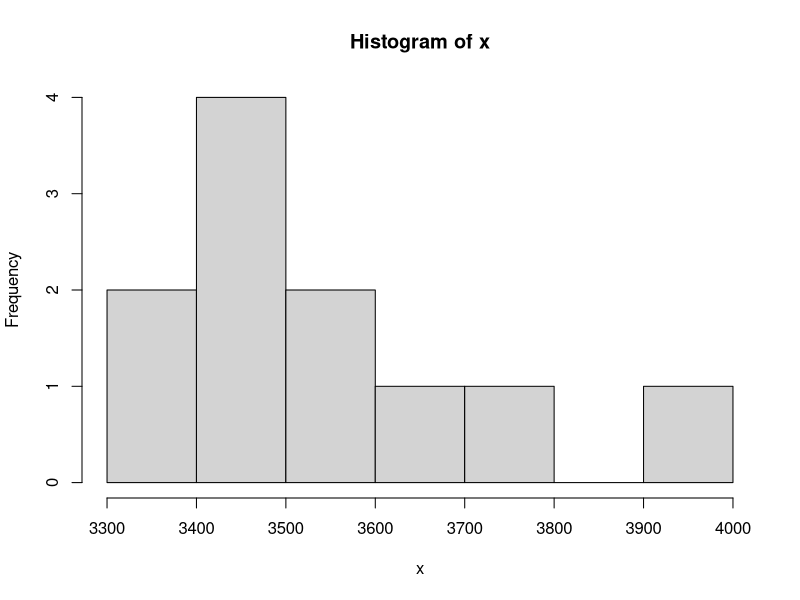
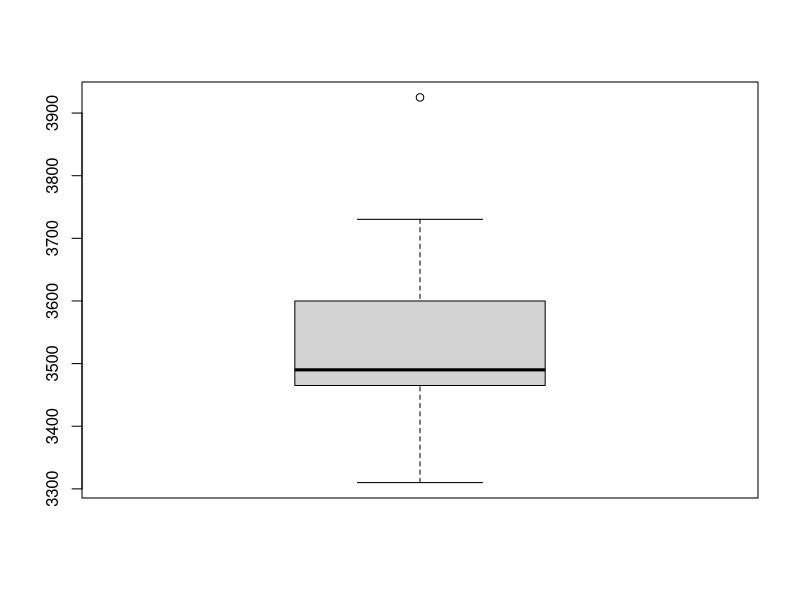
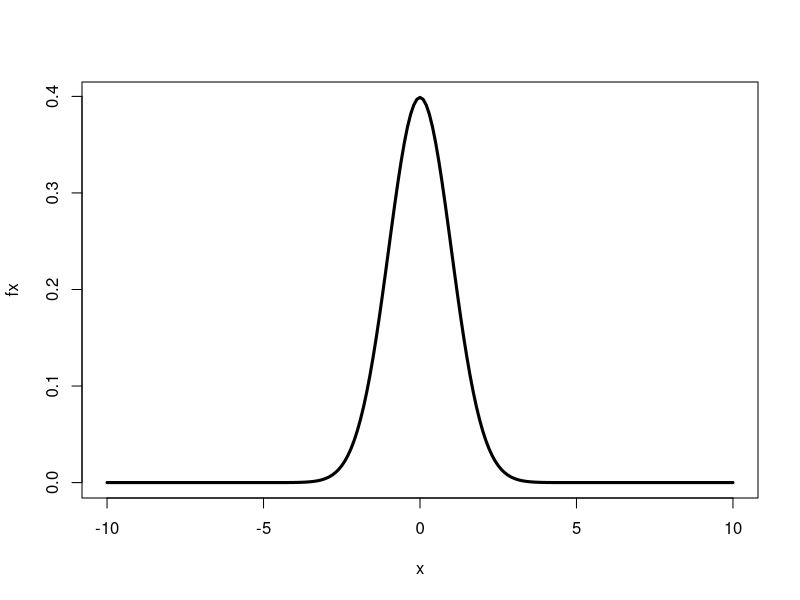
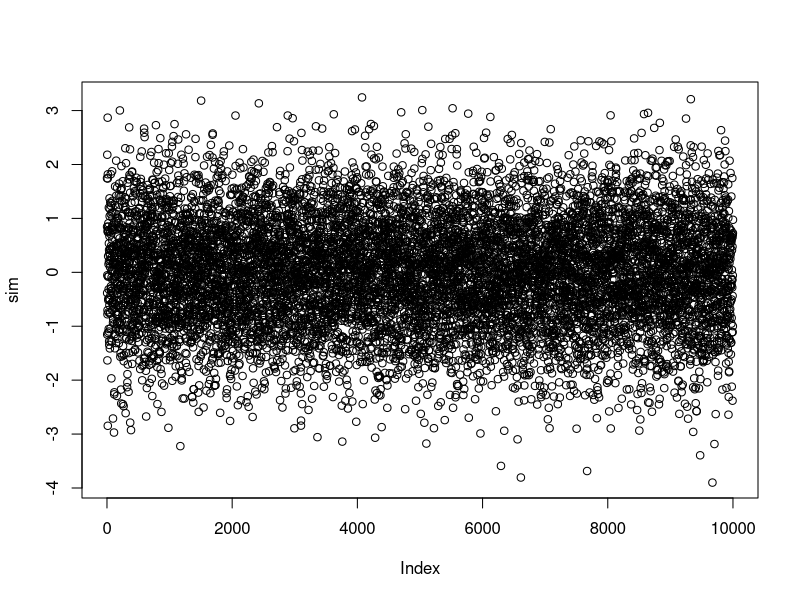
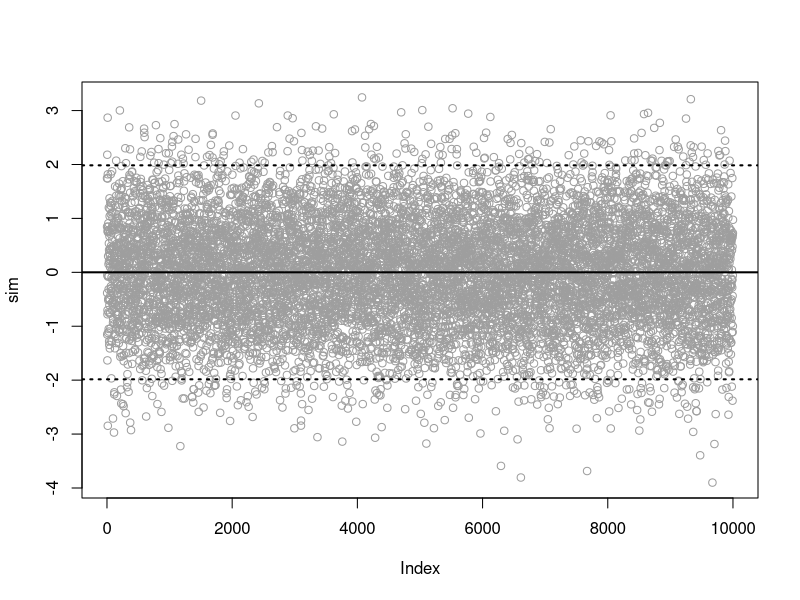
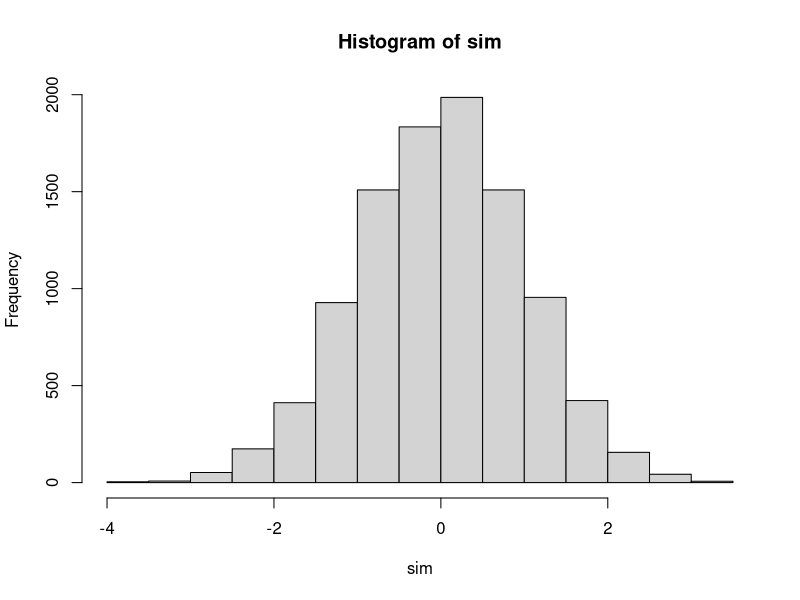
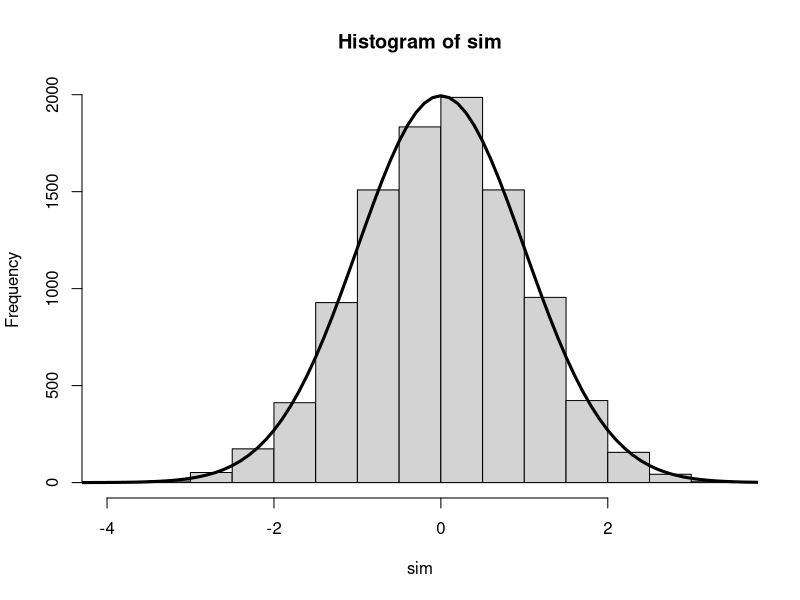

Reproduce these figures in R, in order.
##################
# Some R functions
##################

# some measures of location and dispertion

x = c(3450,3550,3650,3480,3355,3310,3490,3730.3540,3925,3520,3480) #list of values

mean(x) #computes the mean

var(x) #computes the variance

hist(x) #plots a histogram

boxplot(x) #plots a boxplot


# Random variables and simulation

x = c(54,117,72,42,12,3) #list of values

fx = x/sum(x) # computes function f

x=seq(-10,10,0.1) # sequence of values for the random variable

fx=(1/sqrt(2*pi))*exp(-0.5*x*x) # compues f(x) for the rv. x dist as N(0,1).

plot(x,fx,lwd=3,type="l") #plots f(x)

sim = rnorm(10000,mean=0,sd=1) #simulates 10000 values of x, where for the rv. x dist as N(0,1).

plot(sim) #cloud of sitmulated numbers.

plot(sim,col=8) #cloud of simulated numbers.
abline(h=c(mean(sim),-2*sd(sim),2*sd(sim)),lwd=c(2,2,2),lty=c(1,3,3)) #horizontal lines indicating the mean, two sd above it and 2 sd below it.

hist(sim) # histogram of the data

hist(sim); lines(x,fx*5000,lwd=3,type="l"); # histogram of the data and the plot of fx. For comparison we multiply fx*5000.


